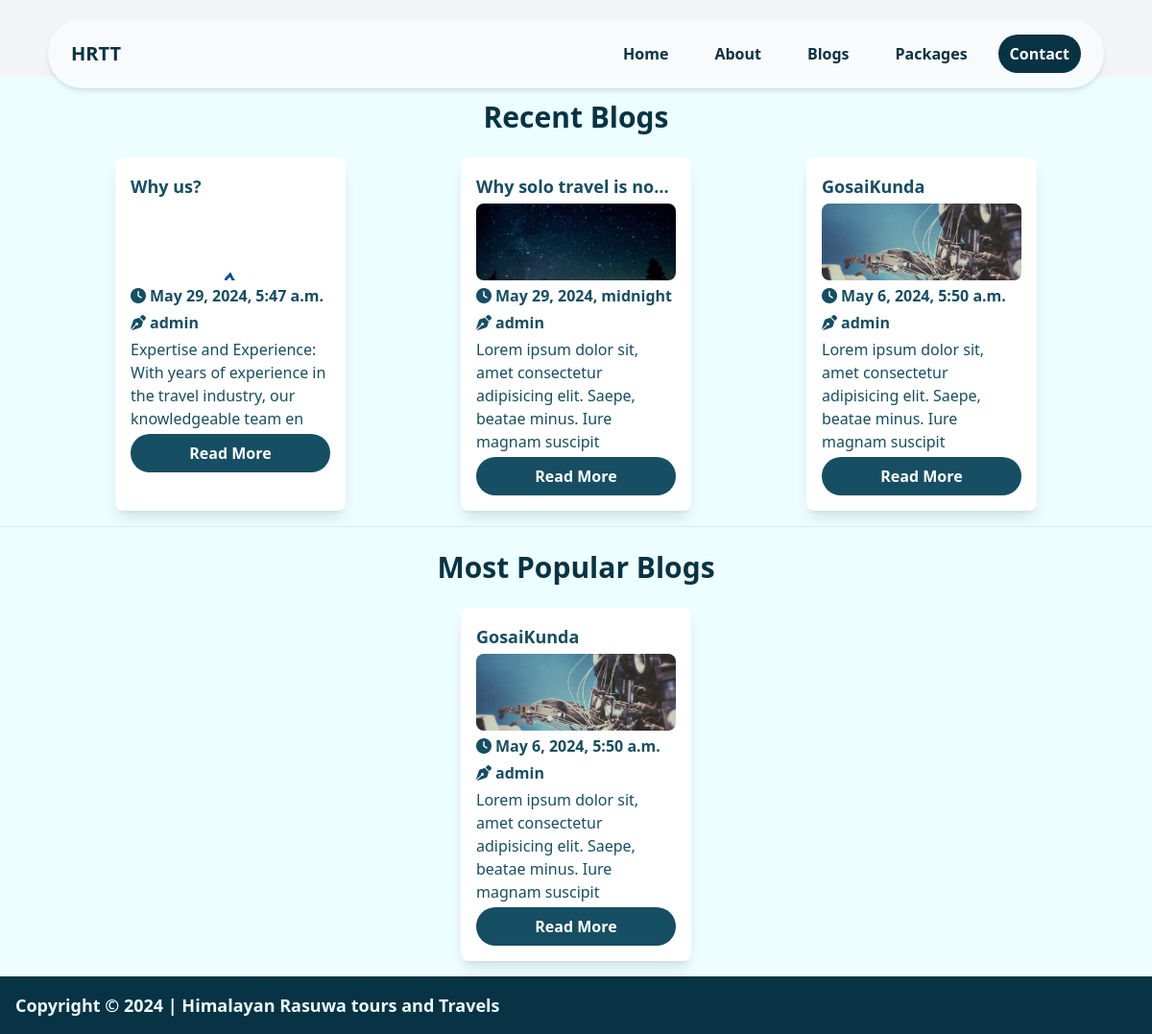
Screenshot of /blog/ with the database file from the repository.
### blog/models.py (models this page shows)
class Post(models.Model):
    id = models.AutoField(primary_key=True)
    title = models.CharField(max_length=200)
    text = models.TextField()
    image = models.ImageField(upload_to='static/blog/images/', blank=True, null=True)
    created_date = models.DateTimeField()
    IsFeatured = models.BooleanField(default=False)
    def __str__(self):
        return self.title

### blog/views.py (the view)
# urls.py: path('', views.post_list, name='post_list'),
def post_list(request):
    posts = Post.objects.all().order_by("-created_date")
    print(posts)
    return render(request, 'blog/post_list.html', {"posts": posts})

### templates/blog/post_list.html (shortened to what this page needs)
{% extends 'base.html' %}{% block title %}Blogs{% endblock %}{% block content %}
<div id="blogs" class="sm:mt-20 mt-12 bg-cyan-50 p-2 flex flex-col items-center">
    <h1 class="font-black text-2xl sm:text-3xl text-center text-cyan-950 p-4" >Recent Blogs</h1>
    <div class="main-blogs flex flex-wrap justify-evenly p-2 gap-4 w-full">
      {% for post in posts %}
      <div class="blog bg-white backdrop-blur-lg shadow-lg min-w-40 max-w-60 p-4 rounded-lg flex flex-col gap-1 text-cyan-900 ">
        <h3 class="font-bold text-lg line-clamp-1">{{ post.title }}</h3>
        <div class="img w-full h-20 bg-cyan-900 rounded-lg bg-cover" style="background-image: url('{{ post.image.url }}');"></div>
        <p class="font-semibold flex flex-row gap-1 items-center">
          <i class="fas fa-clock"></i>
          <span>{{ post.created_date}}</span>
        </p>
        <p class="font-semibold flex flex-row gap-1 items-center">
          <i class="fas fa-pen-nib"></i>
          <span>admin</span>
        </p>
        <p class="text-clip line-clamp-5">{{ post.text | slice:"100" }}</p>
        <a class="bg-cyan-900 p-2 rounded-full font-bold text-white text-center" href="{% url 'blog_details' post.id %}">Read More</a>
      </div>
      {% endfor %}
    </div>
  </div>
  <div id="blogs" class=" bg-cyan-50 p-2 flex flex-col items-center">
    <h1 class="font-black text-2xl sm:text-3xl text-center text-cyan-950 p-4" >Most Popular Blogs</h1>
    <div class="main-blogs flex flex-wrap justify-evenly p-2 gap-4 w-full">
      {% for post in posts %}
      {% if post.IsFeatured %}
      <div class="blog bg-white backdrop-blur-lg shadow-lg min-w-40 max-w-60 p-4 rounded-lg flex flex-col gap-1 text-cyan-900 ">
        <h3 class="font-bold text-lg line-clamp-1">{{ post.title }}</h3>
        <div class="img w-full h-20 bg-cyan-900 rounded-lg bg-cover" style="background-image: url('{{ post.image.url }}');"></div>
        <p class="font-semibold flex flex-row gap-1 items-center">
          <i class="fas fa-clock"></i>
          <span>{{ post.created_date}}</span>
        </p>
        <p class="font-semibold flex flex-row gap-1 items-center">
          <i class="fas fa-pen-nib"></i>
          <span>admin</span>
        </p>
        <p class="text-clip line-clamp-5">{{ post.text | slice:"100" }}</p>
        <a class="bg-cyan-900 p-2 text-center rounded-full font-bold text-white" href="{% url 'blog_details' post.id %}">Read More</a>
      </div>
      {% endif %}
      {% endfor %}
    </div>
  </div>
{% endblock %}

### rows the page displays
Post: title "Why us?", image (picture), created_date "May 29, 2024, 5:47 a.m.", text "Expertise and Experience: With years of experience in the travel industry, our knowledgeable team en"
Post: title "Why solo travel is…", image (picture), created_date "May 29, 2024, midnight", text "Lorem ipsum dolor sit, amet consectetur adipisicing elit. Saepe, beatae minus. Iure magnam suscipit"
Post: title "GosaiKunda", image (picture), created_date "May 6, 2024, 5:50 a.m.", text "Lorem ipsum dolor sit, amet consectetur adipisicing elit. Saepe, beatae minus. Iure magnam suscipit"
